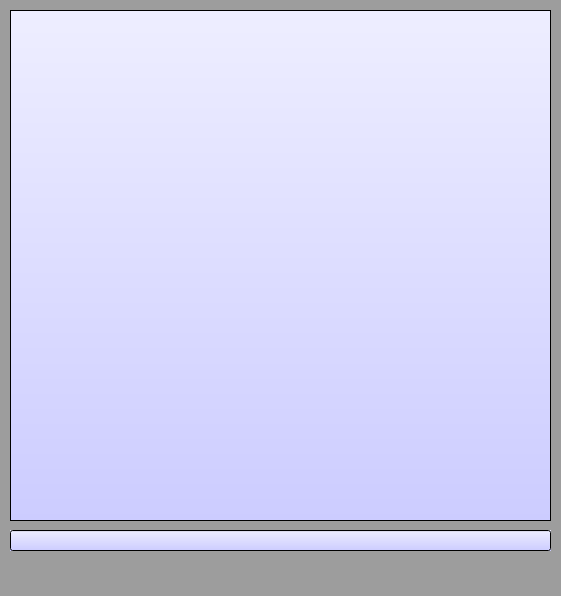
<?xml version="1.0" encoding="UTF-8"?>
<ui version="4.0">
 <class>MainWindow</class>
 <widget class="QMainWindow" name="MainWindow">
  <property name="geometry">
   <rect>
    <x>0</x>
    <y>0</y>
    <width>561</width>
    <height>596</height>
   </rect>
  </property>
  <property name="windowTitle">
   <string>The Best MUD</string>
  </property>
  <property name="styleSheet">
   <string notr="true">background: rgb(157, 157, 157)</string>
  </property>
  <widget class="QWidget" name="centralwidget">
   <widget class="QLineEdit" name="lineEdit">
    <property name="geometry">
     <rect>
      <x>10</x>
      <y>530</y>
      <width>541</width>
      <height>21</height>
     </rect>
    </property>
    <property name="font">
     <font>
      <family>Constantia</family>
      <pointsize>10</pointsize>
     </font>
    </property>
    <property name="styleSheet">
     <string notr="true">background: QLinearGradient(x1: 0, y1: 0, x2: 0, y2: 1, stop: 0 #eef, stop: 1 #ccf);</string>
    </property>
    <property name="clearButtonEnabled">
     <bool>false</bool>
    </property>
   </widget>
   <widget class="QPlainTextEdit" name="plainTextEdit">
    <property name="geometry">
     <rect>
      <x>10</x>
      <y>10</y>
      <width>541</width>
      <height>511</height>
     </rect>
    </property>
    <property name="font">
     <font>
      <family>Constantia</family>
      <pointsize>10</pointsize>
     </font>
    </property>
    <property name="styleSheet">
     <string notr="true">background: QLinearGradient(x1: 0, y1: 0, x2: 0, y2: 1, stop: 0 #eef, stop: 1 #ccf);</string>
    </property>
    <property name="readOnly">
     <bool>true</bool>
    </property>
    <property name="backgroundVisible">
     <bool>false</bool>
    </property>
   </widget>
  </widget>
  <widget class="QMenuBar" name="menubar">
   <property name="geometry">
    <rect>
     <x>0</x>
     <y>0</y>
     <width>561</width>
     <height>21</height>
    </rect>
   </property>
  </widget>
  <widget class="QStatusBar" name="statusbar"/>
 </widget>
 <resources/>
 <connections/>
</ui>
